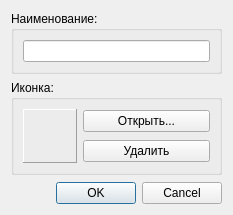
<?xml version="1.0" encoding="UTF-8"?>
<ui version="4.0">
 <class>RTPTechGroup::MainWindow::ActionProp</class>
 <widget class="QDialog" name="RTPTechGroup::MainWindow::ActionProp">
  <property name="geometry">
   <rect>
    <x>0</x>
    <y>0</y>
    <width>233</width>
    <height>215</height>
   </rect>
  </property>
  <property name="windowTitle">
   <string>Своство меню/команды</string>
  </property>
  <layout class="QVBoxLayout" name="verticalLayout">
   <item>
    <widget class="QGroupBox" name="groupBoxName">
     <property name="title">
      <string>Наименование: </string>
     </property>
     <layout class="QVBoxLayout" name="verticalLayout_2">
      <item>
       <widget class="QLineEdit" name="lineEditName"/>
      </item>
     </layout>
    </widget>
   </item>
   <item>
    <widget class="QGroupBox" name="groupBoxIcon">
     <property name="title">
      <string>Иконка:</string>
     </property>
     <layout class="QGridLayout" name="gridLayout">
      <item row="1" column="1">
       <widget class="QPushButton" name="pushButtonDelete">
        <property name="text">
         <string>Удалить</string>
        </property>
       </widget>
      </item>
      <item row="0" column="1">
       <widget class="QPushButton" name="pushButtonOpen">
        <property name="sizePolicy">
         <sizepolicy hsizetype="Expanding" vsizetype="Fixed">
          <horstretch>0</horstretch>
          <verstretch>0</verstretch>
         </sizepolicy>
        </property>
        <property name="text">
         <string>Открыть...</string>
        </property>
       </widget>
      </item>
      <item row="0" column="0" rowspan="2">
       <widget class="QFrame" name="frameIcon">
        <property name="frameShape">
         <enum>QFrame::Panel</enum>
        </property>
        <property name="frameShadow">
         <enum>QFrame::Raised</enum>
        </property>
        <layout class="QHBoxLayout" name="horizontalLayout">
         <property name="leftMargin">
          <number>2</number>
         </property>
         <property name="topMargin">
          <number>2</number>
         </property>
         <property name="rightMargin">
          <number>2</number>
         </property>
         <property name="bottomMargin">
          <number>2</number>
         </property>
         <item>
          <widget class="PushButtonImage" name="pushButtonIcon">
           <property name="sizePolicy">
            <sizepolicy hsizetype="Fixed" vsizetype="Fixed">
             <horstretch>48</horstretch>
             <verstretch>48</verstretch>
            </sizepolicy>
           </property>
           <property name="minimumSize">
            <size>
             <width>48</width>
             <height>48</height>
            </size>
           </property>
           <property name="maximumSize">
            <size>
             <width>48</width>
             <height>48</height>
            </size>
           </property>
           <property name="iconSize">
            <size>
             <width>48</width>
             <height>48</height>
            </size>
           </property>
           <property name="autoDefault">
            <bool>false</bool>
           </property>
           <property name="flat">
            <bool>true</bool>
           </property>
          </widget>
         </item>
        </layout>
       </widget>
      </item>
     </layout>
    </widget>
   </item>
   <item>
    <spacer name="verticalSpacer">
     <property name="orientation">
      <enum>Qt::Vertical</enum>
     </property>
     <property name="sizeHint" stdset="0">
      <size>
       <width>20</width>
       <height>40</height>
      </size>
     </property>
    </spacer>
   </item>
   <item>
    <widget class="QDialogButtonBox" name="buttonBox">
     <property name="orientation">
      <enum>Qt::Horizontal</enum>
     </property>
     <property name="standardButtons">
      <set>QDialogButtonBox::Cancel|QDialogButtonBox::Ok</set>
     </property>
    </widget>
   </item>
  </layout>
 </widget>
 <customwidgets>
  <customwidget>
   <class>PushButtonImage</class>
   <extends>QPushButton</extends>
   <header>pushbuttonimage.h</header>
  </customwidget>
 </customwidgets>
 <resources/>
 <connections>
  <connection>
   <sender>buttonBox</sender>
   <signal>accepted()</signal>
   <receiver>RTPTechGroup::MainWindow::ActionProp</receiver>
   <slot>accept()</slot>
   <hints>
    <hint type="sourcelabel">
     <x>248</x>
     <y>254</y>
    </hint>
    <hint type="destinationlabel">
     <x>157</x>
     <y>274</y>
    </hint>
   </hints>
  </connection>
  <connection>
   <sender>buttonBox</sender>
   <signal>rejected()</signal>
   <receiver>RTPTechGroup::MainWindow::ActionProp</receiver>
   <slot>reject()</slot>
   <hints>
    <hint type="sourcelabel">
     <x>316</x>
     <y>260</y>
    </hint>
    <hint type="destinationlabel">
     <x>286</x>
     <y>274</y>
    </hint>
   </hints>
  </connection>
 </connections>
</ui>
